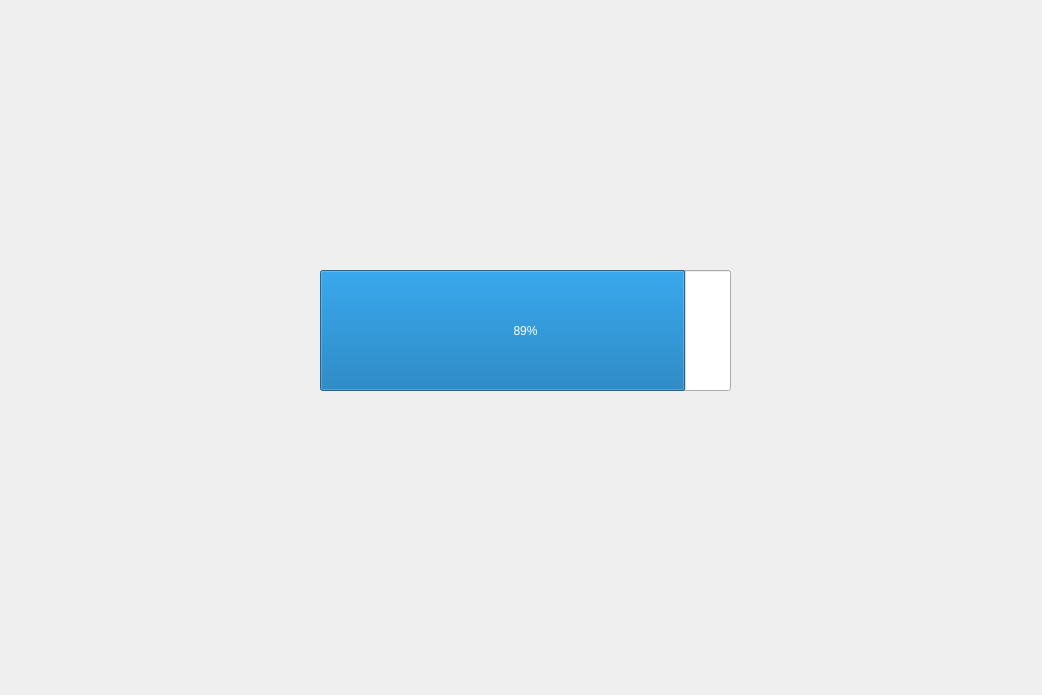
<?xml version="1.0" encoding="UTF-8"?>
<ui version="4.0">
 <class>ModbusDebug</class>
 <widget class="QWidget" name="ModbusDebug">
  <property name="geometry">
   <rect>
    <x>0</x>
    <y>0</y>
    <width>1042</width>
    <height>695</height>
   </rect>
  </property>
  <property name="windowTitle">
   <string>Form</string>
  </property>
  <widget class="QProgressBar" name="progressBar">
   <property name="geometry">
    <rect>
     <x>320</x>
     <y>270</y>
     <width>411</width>
     <height>121</height>
    </rect>
   </property>
   <property name="value">
    <number>89</number>
   </property>
  </widget>
 </widget>
 <resources/>
 <connections/>
</ui>
